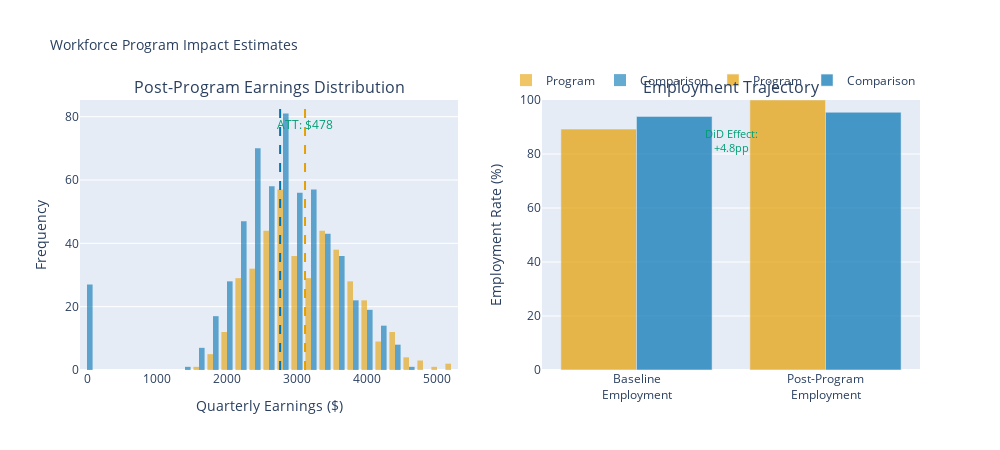

The notebook cell this image was saved under:
### Code cell
# =============================================================================
# Visualize Impact Results
# =============================================================================

fig = make_subplots(rows=1, cols=2, subplot_titles=('Post-Program Earnings Distribution', 'Employment Trajectory'))

# 1. Earnings distribution - histograms
fig.add_trace(
    go.Histogram(x=treated['post_earnings'], name='Program', marker_color='#E69F00', opacity=0.6, nbinsx=30),
    row=1, col=1
)
fig.add_trace(
    go.Histogram(x=control['post_earnings'], name='Comparison', marker_color='#0072B2', opacity=0.6, nbinsx=30),
    row=1, col=1
)

# Add vertical lines for means
fig.add_vline(x=treated['post_earnings'].mean(), line_dash='dash', line_color='#E69F00', line_width=2, row=1, col=1)
fig.add_vline(x=control['post_earnings'].mean(), line_dash='dash', line_color='#0072B2', line_width=2, row=1, col=1)

# Add annotation for ATT
fig.add_annotation(
    x=treated['post_earnings'].mean(), y=0.95,
    text=f'ATT: ${earnings_effect:,.0f}',
    showarrow=False, font=dict(size=12, color='#009E73'),
    xref='x1', yref='paper'
)

# 2. Employment comparison - grouped bar chart
categories = ['Baseline<br>Employment', 'Post-Program<br>Employment']
prog_rates = [treated['baseline_employed'].mean()*100, treated['post_employed'].mean()*100]
comp_rates = [control['baseline_employed'].mean()*100, control['post_employed'].mean()*100]

fig.add_trace(
    go.Bar(x=categories, y=prog_rates, name='Program', marker_color='#E69F00', opacity=0.7),
    row=1, col=2
)
fig.add_trace(
    go.Bar(x=categories, y=comp_rates, name='Comparison', marker_color='#0072B2', opacity=0.7),
    row=1, col=2
)

# Add annotation for DiD effect
fig.add_annotation(
    x=0.5, y=85,
    text=f'DiD Effect:<br>{employment_effect*100:+.1f}pp',
    showarrow=False, font=dict(size=11, color='#009E73'),
    xref='x2', yref='y2'
)

fig.update_layout(
    title=dict(text='Workforce Program Impact Estimates', font=dict(size=14)),
    barmode='group',
    height=450, width=1000,
    showlegend=True,
    legend=dict(orientation='h', yanchor='bottom', y=1.02, xanchor='right', x=1)
)

fig.update_xaxes(title_text='Quarterly Earnings ($)', row=1, col=1)
fig.update_yaxes(title_text='Frequency', row=1, col=1)
fig.update_yaxes(title_text='Employment Rate (%)', range=[0, 100], row=1, col=2)

fig.show()

### Figure 1 — Plotly figure (JSON) as saved in the notebook; plotly's stock layout.template omitted (floating-point values rounded to 4 significant figures; data arrays with more than 128 entries replaced by an {"elided": "..."} marker saying what was removed)
{"data": [{"marker": {"color": "#E69F00"}, "name": "Program", "nbinsx": 30, "opacity": 0.6, "type": "histogram", "x": {"elided": "408 float values"}, "xaxis": "x", "yaxis": "y"}, {"marker": {"color": "#0072B2"}, "name": "Comparison", "nbinsx": 30, "opacity": 0.6, "type": "histogram", "x": {"elided": "592 float values"}, "xaxis": "x", "yaxis": "y"}, {"marker": {"color": "#E69F00"}, "name": "Program", "opacity": 0.7, "type": "bar", "x": ["Baseline<br>Employment", "Post-Program<br>Employment"], "xaxis": "x2", "y": [89.22, 100], "yaxis": "y2"}, {"marker": {"color": "#0072B2"}, "name": "Comparison", "opacity": 0.7, "type": "bar", "x": ["Baseline<br>Employment", "Post-Program<br>Employment"], "xaxis": "x2", "y": [93.92, 95.44], "yaxis": "y2"}], "layout": {"annotations": [{"font": {"size": 16}, "showarrow": false, "text": "Post-Program Earnings Distribution", "x": 0.225, "xanchor": "center", "xref": "paper", "y": 1, "yanchor": "bottom", "yref": "paper"}, {"font": {"size": 16}, "showarrow": false, "text": "Employment Trajectory", "x": 0.775, "xanchor": "center", "xref": "paper", "y": 1, "yanchor": "bottom", "yref": "paper"}, {"font": {"color": "#009E73", "size": 12}, "showarrow": false, "text": "ATT: $478", "x": 3115.0, "xref": "x", "y": 0.95, "yref": "paper"}, {"font": {"color": "#009E73", "size": 11}, "showarrow": false, "text": "DiD Effect:<br>+4.8pp", "x": 0.5, "xref": "x2", "y": 85, "yref": "y2"}], "barmode": "group", "height": 450, "legend": {"orientation": "h", "x": 1, "xanchor": "right", "y": 1.02, "yanchor": "bottom"}, "shapes": [{"line": {"color": "#E69F00", "dash": "dash", "width": 2}, "type": "line", "x0": 3115.0, "x1": 3115.0, "xref": "x", "y0": 0, "y1": 1, "yref": "y domain"}, {"line": {"color": "#0072B2", "dash": "dash", "width": 2}, "type": "line", "x0": 2759.0, "x1": 2759.0, "xref": "x", "y0": 0, "y1": 1, "yref": "y domain"}], "showlegend": true, "title": {"font": {"size": 14}, "text": "Workforce Program Impact Estimates"}, "width": 1000, "xaxis": {"anchor": "y", "domain": [0, 0.45], "title": {"text": "Quarterly Earnings ($)"}}, "xaxis2": {"anchor": "y2", "domain": [0.55, 1]}, "yaxis": {"anchor": "x", "domain": [0, 1], "title": {"text": "Frequency"}}, "yaxis2": {"anchor": "x2", "domain": [0, 1], "range": [0, 100], "title": {"text": "Employment Rate (%)"}}}}
